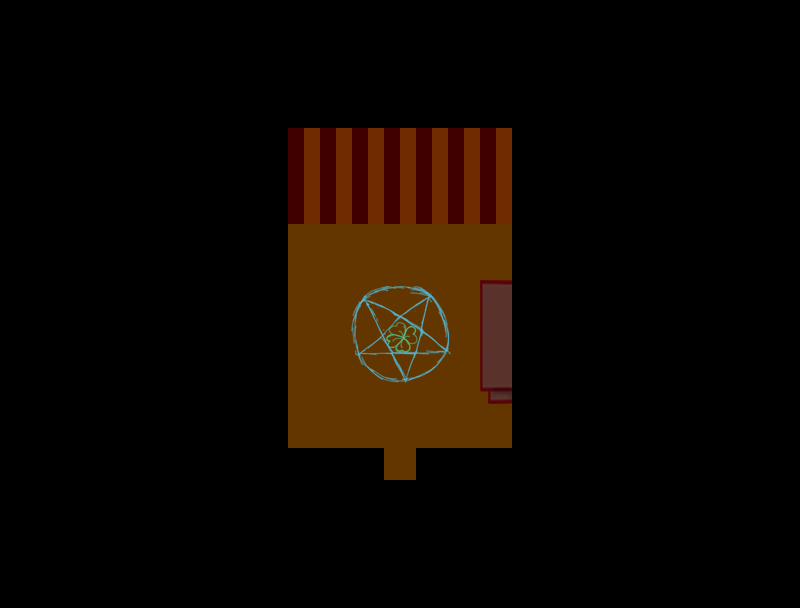

A level layout from a 2D game, rendered from its tile map. Below: a short description, then the map file with its tile-grid data intact:
An orthogonal 25x19 tile map with 32x32 px tiles, 1 tile layer (map), 2 tilesets and 14 objects (2x light, 2x player_spawn, zombie_spawn, vdoor, hdoor, ...).

<map version="1.0" orientation="orthogonal" width="25" height="19" tilewidth="32" tileheight="32">
 <tileset firstgid="1" name="intro_tileset" tilewidth="32" tileheight="32">
  <image source="../../assets/tilesets/intro.png" width="192" height="160" />
 </tileset>
 <tileset firstgid="31" name="items" tilewidth="32" tileheight="32">
  <image source="../items.png" width="128" height="128" />
 </tileset>
 <layer name="map" width="25" height="19">
  <data encoding="csv">
30,30,30,30,30,30,30,30,30,30,30,30,30,30,30,30,30,30,30,30,30,30,30,30,30,
30,30,30,30,30,30,30,30,30,30,30,30,30,30,30,30,30,30,30,30,30,30,30,30,30,
30,30,30,30,30,30,30,30,30,30,30,30,30,30,30,30,30,30,30,30,30,30,30,30,30,
30,30,30,30,30,30,30,30,30,30,30,30,30,30,30,30,30,30,30,30,30,30,30,30,30,
30,30,30,30,30,30,30,30,30,6,6,6,6,6,6,6,30,30,30,30,30,30,30,30,30,
30,30,30,30,30,30,30,30,30,6,6,6,6,6,6,6,30,30,30,30,30,30,30,30,30,
30,30,30,30,30,30,30,30,30,6,6,6,6,6,6,6,30,30,30,30,30,30,30,30,30,
30,30,30,30,30,30,30,30,30,1,1,2,3,4,5,1,30,30,30,30,30,30,30,30,30,
30,30,30,30,30,30,30,30,30,1,7,8,9,10,11,12,30,30,30,30,30,30,30,30,30,
30,30,30,30,30,30,30,30,30,1,13,14,15,16,17,18,30,30,30,30,30,30,30,30,30,
30,30,30,30,30,30,30,30,30,1,19,20,21,22,23,18,30,30,30,30,30,30,30,30,30,
30,30,30,30,30,30,30,30,30,1,25,26,27,28,29,18,30,30,30,30,30,30,30,30,30,
30,30,30,30,30,30,30,30,30,1,1,1,1,1,1,24,30,30,30,30,30,30,30,30,30,
30,30,30,30,30,30,30,30,30,1,1,1,5,1,1,1,30,30,30,30,30,30,30,30,30,
30,30,30,30,30,30,30,30,30,30,30,30,1,30,30,30,30,30,30,30,30,30,30,30,30,
30,30,30,30,30,30,30,30,30,30,30,30,30,30,30,30,30,30,30,30,30,30,30,30,30,
30,30,30,30,30,30,30,30,30,30,30,30,30,30,30,30,30,30,30,30,30,30,30,30,30,
30,30,30,30,30,30,30,30,30,30,30,30,30,30,30,30,30,30,30,30,30,30,30,30,30,
30,30,30,30,30,30,30,30,30,30,30,30,30,30,30,30,30,30,30,30,30,30,30,30,30
</data>
 </layer>
 <objectgroup name="templates" width="25" height="19">
  <object name="Light" type="light" gid="31" x="32" y="64" />
  <object name="Player" type="player_spawn" gid="32" x="32" y="128" />
  <object name="Zombie" type="zombie_spawn" gid="33" x="64" y="128" />
  <object name="VDoor" type="vdoor" gid="35" x="32" y="192" />
  <object name="HDoor" type="hdoor" gid="34" x="64" y="192" />
 </objectgroup>
 <objectgroup name="doods" width="25" height="19">
  <object name="Player" type="player_spawn" gid="32" x="384" y="480" />
 </objectgroup>
 <objectgroup name="lights" width="25" height="19">
  <object name="Light" type="light" gid="31" x="288" y="320">
   <properties>
    <property name="color" value="d0d0d0" />
    <property name="color_wooble" value="0" />
    <property name="size" value="24" />
    <property name="size_wooble" value="0" />
   </properties>
  </object>
 </objectgroup>
 <objectgroup name="doors" width="25" height="19" />
 <objectgroup name="items" width="25" height="19">
  <object name="pillar" gid="36" x="384" y="288">
   <properties>
    <property name="offset_x" value="0" />
    <property name="offset_y" value="-16" />
    <property name="solid" value="true" />
   </properties>
  </object>
  <object name="carpet" gid="36" x="384" y="352" />
  <object name="blood" gid="36" x="480" y="320" />
  <object name="femur" gid="36" x="480" y="352" />
  <object name="collar" gid="36" x="480" y="384" />
 </objectgroup>
 <objectgroup name="triggers" width="25" height="19">
  <object name="exit" x="384" y="320" width="32" height="32" />
  <object name="room" x="384" y="416" width="32" height="32" />
 </objectgroup>
</map>
